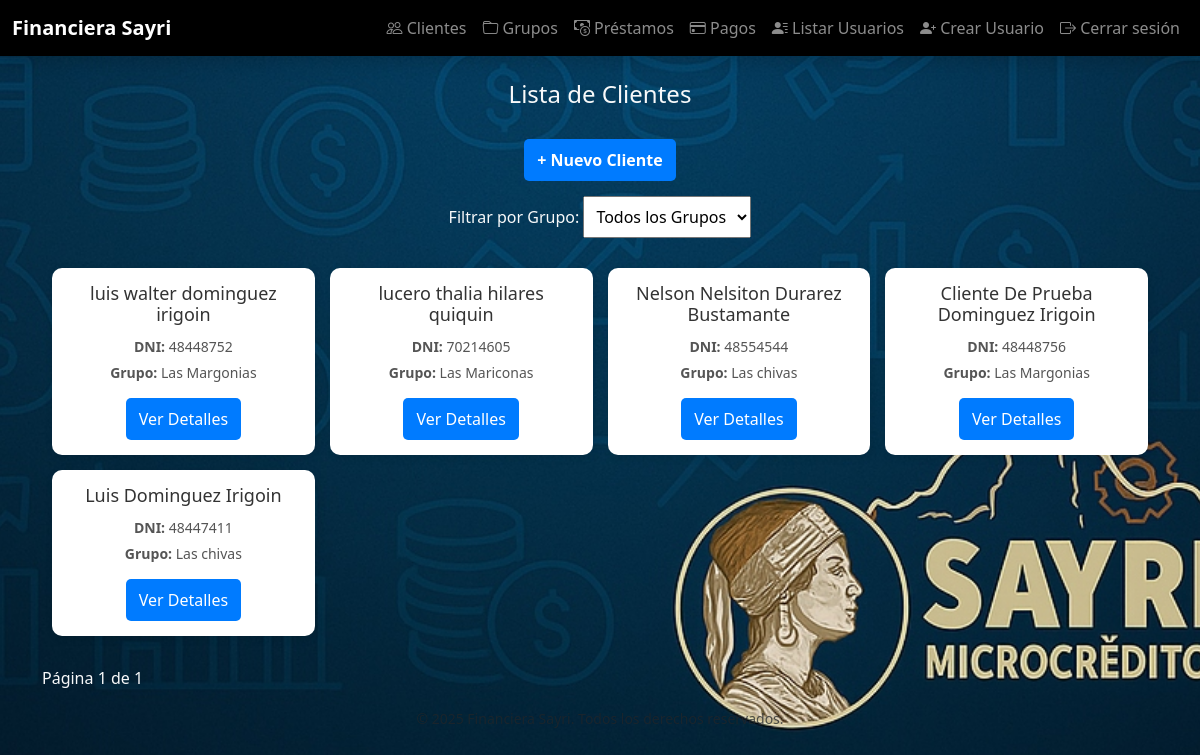
Page /clientes/ (signed in) on the earlier database version.
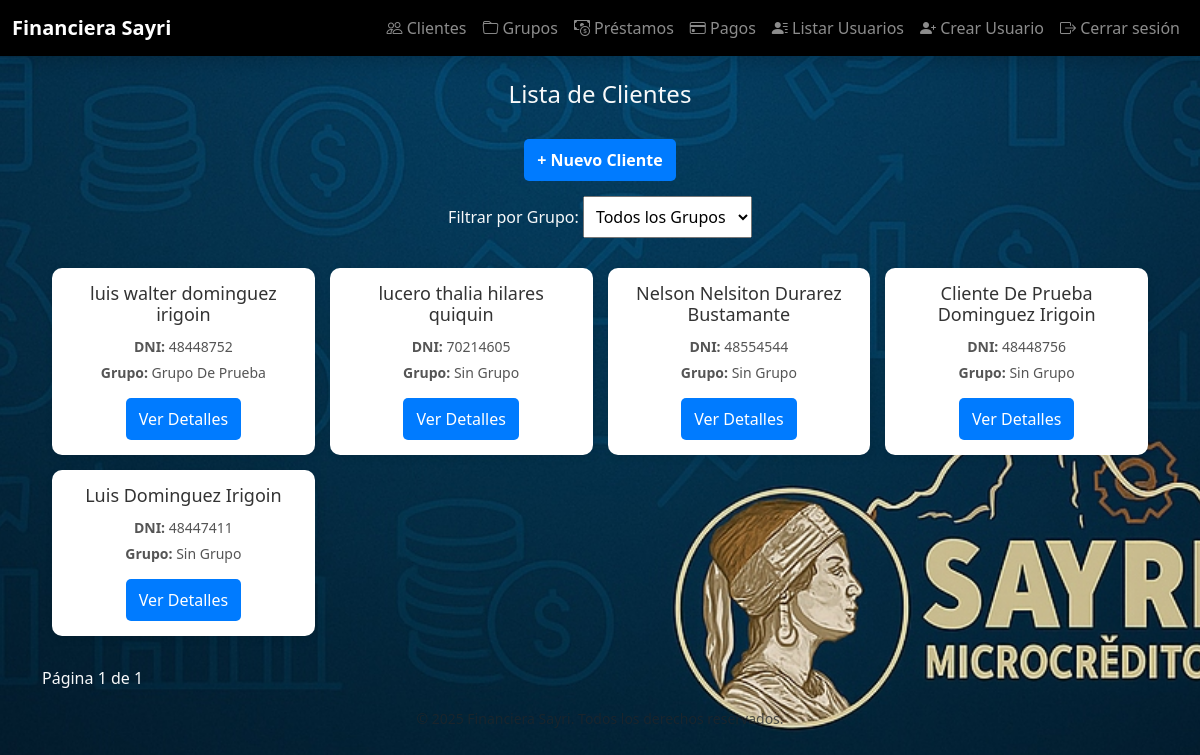
Same page on the later database version.
### models/cliente.py (models this page shows)
class Cliente(db.Model):
    __tablename__ = 'cliente'
    id = db.Column(db.Integer, primary_key=True)
    nombre = db.Column(db.String(100), nullable=False)
    apellido = db.Column(db.String(100), nullable=False)
    dni = db.Column(db.String(15), unique=True, nullable=False)
    celular = db.Column(db.String(20), nullable=False)
    operadora = db.Column(db.String(50))
    banco = db.Column(db.String(50))
    numero_cuenta = db.Column(db.String(50))
    fecha_registro = db.Column(db.DateTime, default=datetime.utcnow)
    grupo_id = db.Column(db.Integer, db.ForeignKey('grupo.id'), nullable=True)
    prestamos_individuales = db.relationship('PrestamoIndividual', backref='cliente', lazy=True)

### models/grupo.py (models this page shows)
class Grupo(db.Model):
    __tablename__ = 'grupo'
    id = db.Column(db.Integer, primary_key=True)
    nombre = db.Column(db.String(100), nullable=False)
    fecha_creacion = db.Column(db.DateTime, default=datetime.utcnow)
    prestamos_grupales = db.relationship('PrestamoGrupal', backref='grupo', lazy=True)
    clientes = db.relationship('Cliente', backref='grupo', lazy=True)

### routes/clientes.py (the view)
@clientes_bp.route('/')
@login_required
def lista_clientes():
    page = request.args.get('page', 1, type=int)
    grupo_id = request.args.get('grupo_id', type=int)
    query = Cliente.query
    if grupo_id:
        query = query.filter_by(grupo_id=grupo_id)
    clientes = query.paginate(page=page, per_page=10)  # 10 clientes por página
    grupos = Grupo.query.all()  # Obtener todos los grupos
    return render_template('clientes/lista_clientes.html', clientes=clientes, grupos=grupos, selected_grupo=grupo_id)

### app.py (called while the page is built)
def create_app():
    app = Flask(__name__)
    app.config.from_object(Config)
    db.init_app(app)
    Migrate(app, db)
    login_manager = LoginManager()
    login_manager.init_app(app)
    login_manager.login_view = "login.login_view"  # Nombre del blueprint y la ruta de login
    @login_manager.user_loader
    def load_user(user_id):
        return db.session.get(Usuario, int(user_id))  # Asegúrate de que estás obteniendo al usuario de la base de datos
    register_routes(app)
    with app.app_context():
        inicializar_roles()
        crear_admin()  # Crea un usuario admin si no existe
    return app

### templates/clientes/lista_clientes.html (shortened to what this page needs)
{% extends "base.html" %}
{% block content %}
    <h2 class="title">Lista de Clientes</h2>
    <div class="add-client-container">
        <a href="{{ url_for('clientes.nuevo_cliente') }}" class="btn btn-add">+ Nuevo Cliente</a>
    </div>
    <form method="GET" action="{{ url_for('clientes.lista_clientes') }}" class="filter-form">
        <label for="grupo_id">Filtrar por Grupo:</label>
        <select name="grupo_id" id="grupo_id" onchange="this.form.submit()">
            <option value="">Todos los Grupos</option>
        </select>
    </form>
    <div class="clientes-grid">
        {% for cliente in clientes.items %}
            <div class="cliente-card">
                <h3>{{ cliente.nombre }} {{ cliente.apellido }}</h3>
                <p><strong>DNI:</strong> {{ cliente.dni }}</p>
                <p><strong>Grupo:</strong> {{ cliente.grupo.nombre if cliente.grupo else 'Sin Grupo' }}</p>
                <a href="{{ url_for('clientes.detalle_cliente', cliente_id=cliente.id) }}" class="btn">Ver Detalles</a>
            </div>
        {% endfor %}
    </div>
    <div class="pagination">
        <span>Página {{ clientes.page }} de {{ clientes.pages }}</span>
    </div>
{% endblock %}

### templates/base.html (shortened to what this page needs)
<!DOCTYPE html>
<html lang="es">
<head>
    <link href="https://cdn.jsdelivr.net/npm/bootstrap@5.3.2/dist/css/bootstrap.min.css" rel="stylesheet">
    <link rel="stylesheet" href="https://cdn.jsdelivr.net/npm/bootstrap-icons/font/bootstrap-icons.css">
    <link rel="stylesheet" href="{{ url_for('static', filename='styles.css') }}">
</head>
<body class="bg-dark text-light">
    <header class="navbar navbar-expand-lg navbar-dark bg-black shadow">
        <div class="container-fluid">
            <a class="navbar-brand fw-bold" href="/">Financiera Sayri</a>
            <div class="collapse navbar-collapse" id="navbarNav">
                <ul class="navbar-nav ms-auto">
                    <li class="nav-item">
                        <a class="nav-link" href="{{ url_for('clientes.lista_clientes') }}">
                            <i class="bi bi-people"></i> Clientes
                        </a>
                    </li>
                    <li class="nav-item">
                        <a class="nav-link" href="{{ url_for('grupos.lista_grupos') }}">
                            <i class="bi bi-folder"></i> Grupos
                        </a>
                    </li>
                    <li class="nav-item">
                        <a class="nav-link" href="{{ url_for('prestamos_grupales.lista_prestamos_grupales') }}">
                            <i class="bi bi-cash-coin"></i> Préstamos
                        </a>
                    </li>
                    <li class="nav-item">
                        <a class="nav-link" href="{{ url_for('pagos.lista_pagos') }}">
                            <i class="bi bi-credit-card"></i> Pagos
                        </a>
                    </li>
                    {% if current_user.is_authenticated and current_user.rol.nombre == 'admin' %}
                        <li class="nav-item">
                            <a class="nav-link" href="{{ url_for('admin.listar_usuarios') }}">
                                <i class="bi bi-person-lines-fill"></i> Listar Usuarios
                            </a>
                        </li>
                        <li class="nav-item">
                            <a class="nav-link" href="{{ url_for('admin.crear_usuario') }}">
                                <i class="bi bi-person-plus-fill"></i> Crear Usuario
                            </a>
                        </li>
                    {% endif %}
                    {% if current_user.is_authenticated %}
                        <li class="nav-item">
                            <a class="nav-link" href="{{ url_for('login.logout') }}">
                                <i class="bi bi-box-arrow-right"></i> Cerrar sesión
                            </a>
                        </li>
                    {% endif %}
                </ul>
            </div>
        </div>
    </header>
    <main class="container mt-4">
        {% block content %}{% endblock %}
    </main>
    <footer class="text-center text-muted py-3">
        <small>&copy; 2025 Financiera Sayri. Todos los derechos reservados.</small>
    </footer>
</body>
</html>

### static/styles.css (style rules this page uses)
body { background: url('/static/images/fondo.jpg') no-repeat center center fixed; background-size: cover; color: white; }

### templates/clientes/lista_clientes.html (style rules this page uses)
.title { text-align: center; font-size: 24px; margin-bottom: 20px; }
.add-client-container { text-align: center; margin-bottom: 15px; }
.btn-add { background: #28a745; color: white; text-decoration: none; padding: 10px 15px; border-radius: 5px; font-weight: bold; display: inline-block; transition: 0.3s; }
.filter-form { text-align: center; margin-bottom: 20px; }
.filter-form select { padding: 8px; font-size: 16px; }
.clientes-grid { display: grid; grid-template-columns: repeat(auto-fit, minmax(250px, 1fr)); gap: 15px; padding: 10px; }
.cliente-card { background: white; border-radius: 10px; padding: 15px; box-shadow: 2px 2px 10px rgba(0, 0, 0, 0.1); text-align: center; transition: transform 0.2s; }
.cliente-card h3 { margin-bottom: 10px; font-size: 18px; color: #333; }
.cliente-card p { margin: 5px 0; font-size: 14px; color: #555; }
.btn { display: inline-block; background: #007bff; color: white; text-decoration: none; padding: 8px 12px; border-radius: 5px; margin-top: 10px; }
.pagination { text-align: center; margin-top: 20px; }

Differences in the rows shown:
changed through a linked row, Cliente "luis walter": grupo "Las Margonias" → "Grupo De Prueba"
changed Cliente "lucero thalia": grupo "Las Mariconas" → "Sin Grupo"
changed Cliente "Nelson Nelsiton": grupo "Las chivas" → "Sin Grupo"
changed Cliente "Cliente De Prueba": grupo "Las Margonias" → "Sin Grupo"
changed Cliente "Luis": grupo "Las chivas" → "Sin Grupo"
